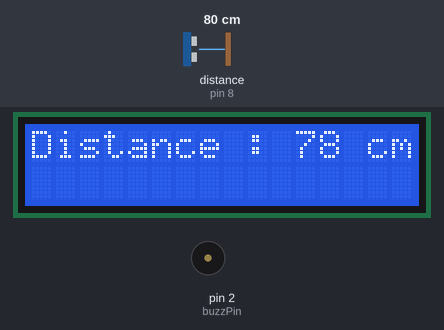
A sketch run on a simulated Arduino Uno, built with avr-gcc and run on an emulated ATmega328P. Shown: 16×2 character LCD, buzzer (waves = sounding). Wiring (inferred from the names in the program): ultrasonic range finder: trigger pin 7; echo pin 8. The test bench sets the inputs (shaded band); at power-on: distance to the obstacle (sensor on pin 8) 80 cm. The echo pulse lasts 58.3 µs per cm; what the sketch prints to the serial monitor is not drawn.

Above: at 1.2 s.
1.3 s: distance to the obstacle (sensor on pin 8) set to 24 cm
At 2.7 s:
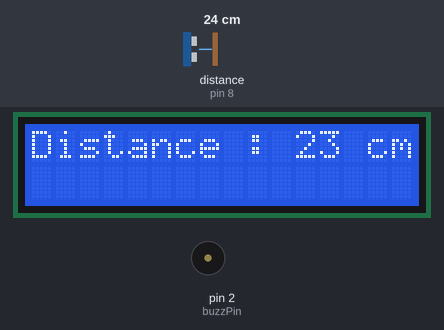
4.3 s: distance to the obstacle (sensor on pin 8) set to 19 cm
At 5.4 s:
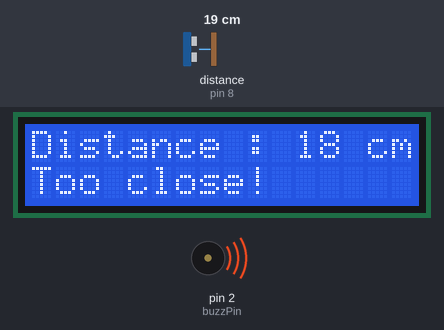
5.9 s: distance to the obstacle (sensor on pin 8) set to 250 cm
At 6.5 s:
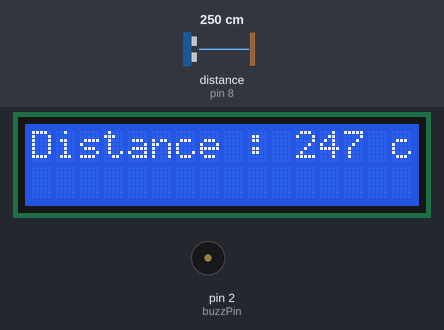
8.9 s: distance to the obstacle (sensor on pin 8) set to 2 cm
At 10.0 s:
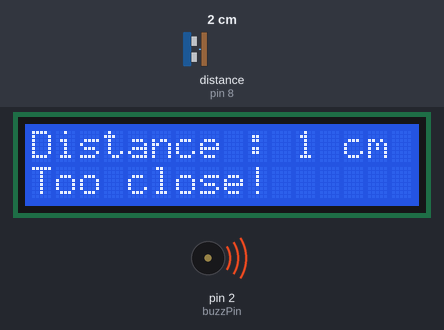
Timing chart, 0 to 11.4 s (numbered marks = the images above; inputs shaded):
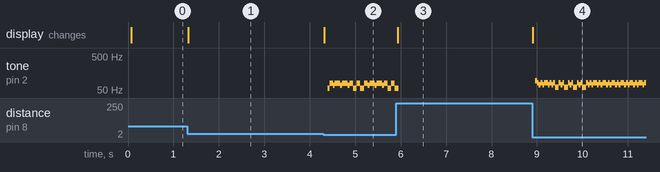

The sketch:

ENPM609_final_project.ino
```cpp
// Author: Yogesh Patel, Project- ENPM609 Final Project Arduino code

#include <LiquidCrystal.h> // Using LiquidCrystal library to have an LCD object to interact with
#define echoPin 8 // attach pin D2 Arduino to pin Echo of HC-SR04
#define trigPin 7 //attach pin D3 Arduino to pin Trig of HC-SR04
#define buzzPin 2 // attach pin 2 to buzzer
// defining variables
long duration; // variable for the duration of sound wave travel time(which is twice the actual distance)
int distance; // variable for measuring the distance

LiquidCrystal lcd(4, 6, 10, 11, 12, 13);
void setup() {
  lcd.begin(16, 2);  // set up the LCD's number of columns and rows:
  pinMode(buzzPin, OUTPUT); // Sets the buzzPin as OUTPUT
  pinMode(trigPin, OUTPUT); // Sets the trigPin as an OUTPUT
  pinMode(echoPin, INPUT); // Sets the echoPin as an INPUT
  Serial.begin(9600); // // Serial Communication is starting with 9600 baudrate
  Serial.println("609 Project Test"); // printing some text in Serial Monitor
  Serial.println("with Arduino UNO R3");
}
void loop() {
  // Clears the trigPin condition
  digitalWrite(trigPin, LOW);
  delayMicroseconds(2);

  // Sets the trigPin HIGH (ACTIVE) for 10 microseconds
  digitalWrite(trigPin, HIGH);
  delayMicroseconds(10);
  digitalWrite(trigPin, LOW);

  // Reads the echoPin, returns the sound wave travel time in microseconds
  duration = pulseIn(echoPin, HIGH);

  // Calculating the distance
  distance = duration * 0.034 / 2; // Speed of sound wave divided by 2 (as it accounted for going and coming back to sensor from obstacle)

  // Displays the distance on the Serial Monitor
  Serial.print("Distance: ");
  Serial.print(distance);
  Serial.println(" cm");

  lcd.setCursor(0,0); // To write on the first row of LCD
  lcd.clear();
  lcd.print("Distance : "); // Printing Distance on first row of LCD
  lcd.print(distance);
  lcd.print(" cm");


  digitalWrite(buzzPin, LOW);

  if (distance <= 20) {
  // Buzz
  lcd.setCursor(0,1); // To write a warining message on second row of LCd
  lcd.print("Too close!");
  digitalWrite(buzzPin, HIGH); // To ring the buzzer
  }

}
```

Measured:
- the behaviour switches between 22 and 21 cm on distance to the obstacle (sensor on pin 8) (found by bisection; images 1 and 2)
- after the input at 1.3 s, the display: changes at once (image 1)
- after the input at 4.3 s, tone on pin 2 (buzzPin): plays 57 Hz for 0.04 s, 78 Hz for 0.08 s, 68 Hz for 0.04 s, 78 Hz for 0.12 s, 68 Hz for 0.04 s, 78 Hz for 0.12 s … (21 notes in this stretch), starting after 0.10 s; the display: changes at once (image 2)
- after the input at 5.9 s, the display: changes at once (image 3)
- after the input at 8.9 s, tone on pin 2 (buzzPin): plays 94 Hz for 0.04 s, 83 Hz for 0.04 s, 72 Hz for 0.04 s, 83 Hz for 0.04 s, 72 Hz for 0.04 s, 83 Hz for 0.08 s … (50 notes in this stretch), starting after 0.06 s; the display: changes at once (image 4)
